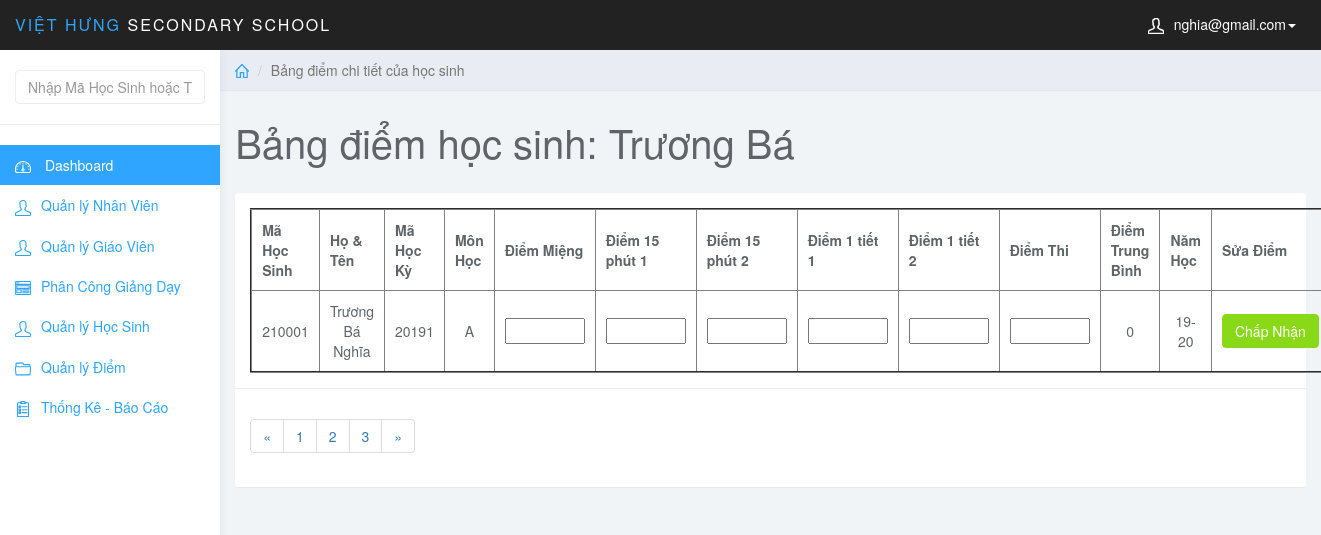
/admin/index.php?page=edit_diem_hs&id_hs=210001&id_mon=A&MaHocKy=20191 (signed in), run on an earlier commit of the app's database.
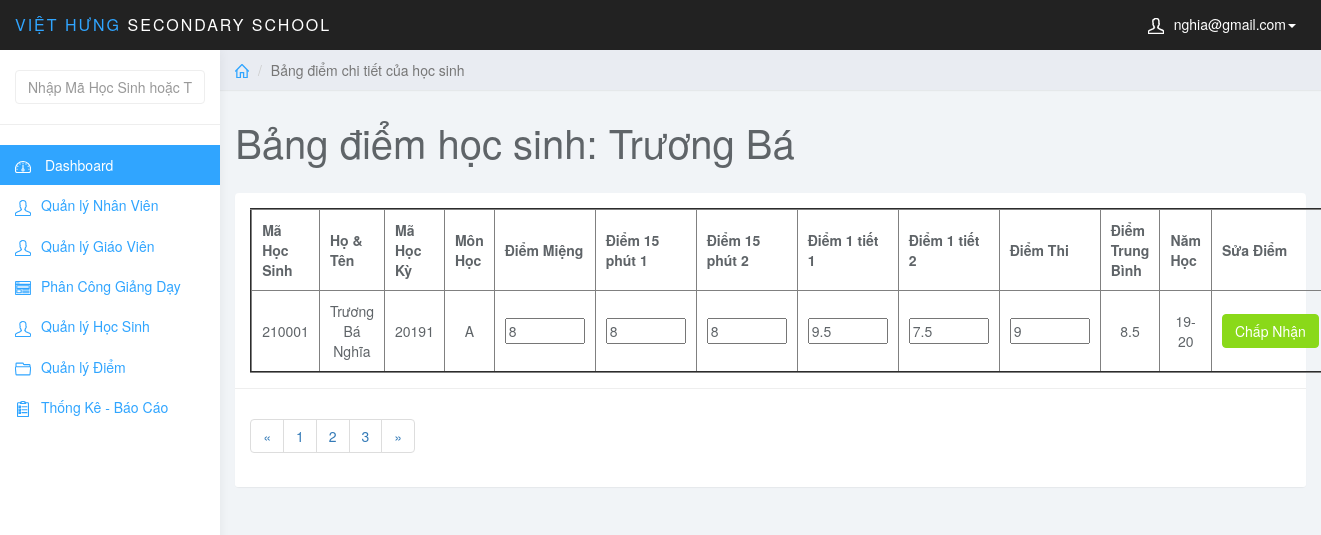
And on a later commit of the database.
### tables this page shows
CREATE TABLE `diem` (
  `MaDiem` int(6) NOT NULL AUTO_INCREMENT,
  `MaHocKy` varchar(5) NOT NULL,
  `MaMonHoc` varchar(5) NOT NULL,
  `MaHS` int(6) NOT NULL,
  `MaLopHoc` varchar(10) NOT NULL,
  `DiemMieng` varchar(5) NOT NULL,
  `Diem15Phut1` varchar(5) NOT NULL,
  `Diem15Phut2` varchar(5) NOT NULL,
  `Diem1Tiet1` varchar(5) NOT NULL,
  `Diem1Tiet2` varchar(5) NOT NULL,
  `DiemThi` varchar(5) NOT NULL,
  `DiemTB` float NOT NULL,
  PRIMARY KEY (`MaDiem`),
  KEY `fk_diem_mahk` (`MaHocKy`),
  KEY `fk_diem_monhoc` (`MaMonHoc`),
  KEY `fk_diem_hocsinh` (`MaHS`),
  KEY `MaLopHoc` (`MaLopHoc`),
  CONSTRAINT `diem_ibfk_1` FOREIGN KEY (`MaLopHoc`) REFERENCES `lophoc` (`MaLopHoc`),
  CONSTRAINT `fk_diem_hocsinh` FOREIGN KEY (`MaHS`) REFERENCES `hocsinh` (`MaHS`),
  CONSTRAINT `fk_diem_mahk` FOREIGN KEY (`MaHocKy`) REFERENCES `hocky` (`MaHocKy`),
  CONSTRAINT `fk_diem_monhoc` FOREIGN KEY (`MaMonHoc`) REFERENCES `monhoc` (`MaMonHoc`)
);

CREATE TABLE `hocsinh` (
  `MaHS` int(6) NOT NULL,
  `MaLopHoc` varchar(10) NOT NULL,
  `TenHS` varchar(50) NOT NULL,
  `GioiTinh` varchar(5) NOT NULL,
  `NgaySinh` date NOT NULL,
  `NoiSinh` varchar(50) NOT NULL,
  `DanToc` varchar(10) NOT NULL,
  `HoTenCha` varchar(50) NOT NULL,
  `HoTenMe` varchar(50) NOT NULL,
  PRIMARY KEY (`MaHS`),
  KEY `fk_hs_lh` (`MaLopHoc`),
  CONSTRAINT `fk_hs_lh` FOREIGN KEY (`MaLopHoc`) REFERENCES `lophoc` (`MaLopHoc`)
);

CREATE TABLE `hocky` (
  `MaHocKy` varchar(5) NOT NULL,
  `TenHocKy` varchar(20) NOT NULL,
  `HeSoHK` int(1) NOT NULL,
  `NamHoc` char(10) NOT NULL,
  PRIMARY KEY (`MaHocKy`)
);

### admin/edit_diem_hs.php (the view, shortened to what the changed rows need)
<?php
    $stu_id = $_GET['id_hs'];
    $id_mon = $_GET['id_mon'];
    $sql_view = "SELECT * FROM hocsinh JOIN diem ON hocsinh.MaHS = diem.MaHS JOIN hocky ON diem.MaHocKy = hocky.MaHocKy WHERE hocsinh.MaHS = '$stu_id' AND diem.MaMonHoc = '$id_mon'";
    $query_view = mysqli_query($conn,$sql_view);
?>
<div class="col-sm-9 col-sm-offset-3 col-lg-10 col-lg-offset-2 main">
		<div class="row">
			<ol class="breadcrumb">
				<li><a href="index.php"><svg class="glyph stroked home"><use xlink:href="#stroked-home"></use></svg></a></li>
				<li class="active">Bảng điểm chi tiết của học sinh</li>
			</ol>
		</div>
		<div class="row">
			<div class="col-lg-12">
				<h1 class="page-header">Bảng điểm học sinh: Trương Bá </h1>
			</div>
		</div>
		<div class="row">
			<div class="col-lg-12">
				<div class="panel panel-default">
					<div class="panel-body">
                        <table border="2px" width="100%" style="text-align: center;">
						    <thead>
						    <tr>
						        <th data-field="id" data-sortable="true">Mã Học Sinh</th>
                                <th data-field="name"  data-sortable="true">Họ & Tên</th>
                                <th data-sortable="true">Mã Học Kỳ</th>
                                <th data-sortable="true">Môn Học</th>
                                <th data-sortable="true">Điểm Miệng</th>
                                <th data-sortable="true">Điểm 15 phút 1</th>
                                <th data-sortable="true">Điểm 15 phút 2</th>
                                <th data-sortable="true">Điểm 1 tiết 1</th>
                                <th data-sortable="true">Điểm 1 tiết 2</th>
                                <th data-sortable="true">Điểm Thi</th>
                                <th data-sortable="true">Điểm Trung Bình</th>
                                <th data-sortable="true">Năm Học</th>
                                <th>Sửa Điểm</th>
						    </tr>
                            </thead>
                            <tbody>
                                <?php
                                    $row_view = mysqli_fetch_assoc($query_view)
                                ?>
                                <tr>
                                <form  method="post">
                                    <td><?php echo $row_view['MaHS']; ?></td>
                                    <td><?php echo $row_view['TenHS']; ?></td>
                                    <td><?php echo $row_view['MaHocKy']; ?></td>
                                    <td><?php echo $row_view['MaMonHoc']; ?></td>
                                    <td class="form-group"><input style="width: 80px;" type="text" name="DiemMieng" value="<?php echo $row_view['DiemMieng']; ?>"></td>
                                    <td class="form-group"><input style="width: 80px;" type="text" name="Diem15Phut1" value="<?php echo $row_view['Diem15Phut1']; ?>"></td>
                                    <td class="form-group"><input style="width: 80px;" type="text" name="Diem15Phut2" value="<?php echo $row_view['Diem15Phut2']; ?>"></td>
                                    <td class="form-group"><input style="width: 80px;" type="text" name="Diem1Tiet1" value="<?php echo $row_view['Diem1Tiet1']; ?>"></td>
                                    <td class="form-group"><input style="width: 80px;" type="text" name="Diem1Tiet2" value="<?php echo $row_view['Diem1Tiet2']; ?>"></td>
                                    <td class="form-group"><input style="width: 80px;" type="text" name="DiemThi" value="<?php echo $row_view['DiemThi']; ?>"></td>
                                    <?php
                                        $diemTBMon = round(($row_view['DiemMieng']+$row_view['Diem15Phut1']+$row_view['Diem15Phut2']+$row_view['Diem1Tiet1']*2+$row_view['Diem1Tiet2']*2+$row_view['DiemThi']*3)/10,1);
                                    ?>
                                    <td><?php echo $diemTBMon; ?></td>
                                    <td><?php echo $row_view['NamHoc']; ?></td>
                                    <td class="form-group">
                                        <button type="submit" name="sbm" class="btn btn-success">Chấp Nhận</button>
                                    </td>
                                    </form>
                                </tr>
                            </tbody>
						</table>
                    </div>
                    <div class="panel-footer">
                        <nav aria-label="Page navigation example">
                            <ul class="pagination">
                                <li class="page-item"><a class="page-link" href="#">&laquo;</a></li>
                                <li class="page-item"><a class="page-link" href="#">1</a></li>
                                <li class="page-item"><a class="page-link" href="#">2</a></li>
                                <li class="page-item"><a class="page-link" href="#">3</a></li>
                                <li class="page-item"><a class="page-link" href="#">&raquo;</a></li>
                            </ul>
                        </nav>
                    </div>
				</div>
			</div>
		</div>
	</div>

What changed in the data, as far as the page shows it:
removed diem: MaHS "210001", MaHS.TenHS "Trương Bá Nghĩa", MaHocKy.MaHocKy "20191", MaMonHoc "A", diemTBMon "0", MaHocKy.NamHoc "19-20"
added diem: MaHS "210001", MaMonHoc "A", DiemMieng "8", Diem15Phut1 "8", Diem15Phut2 "8", Diem1Tiet1 "9.5", Diem1Tiet2 "7.5", DiemThi "9", diemTBMon "8.5"
now on this page (row edited): hocsinh: TenHS "Trương Bá Nghĩa"
now on this page (row unchanged): hocky: MaHocKy "20191", NamHoc "19-20"
